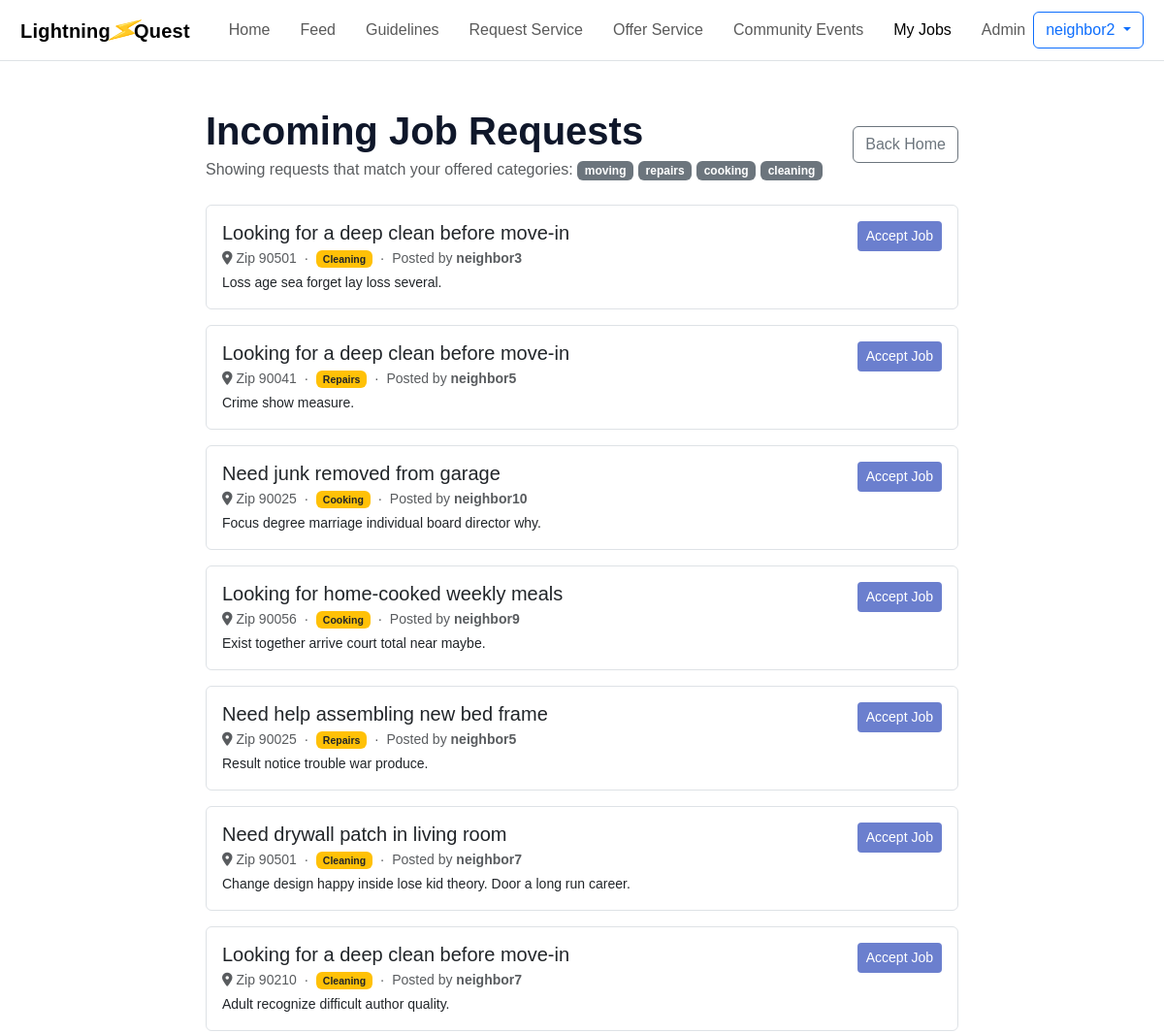
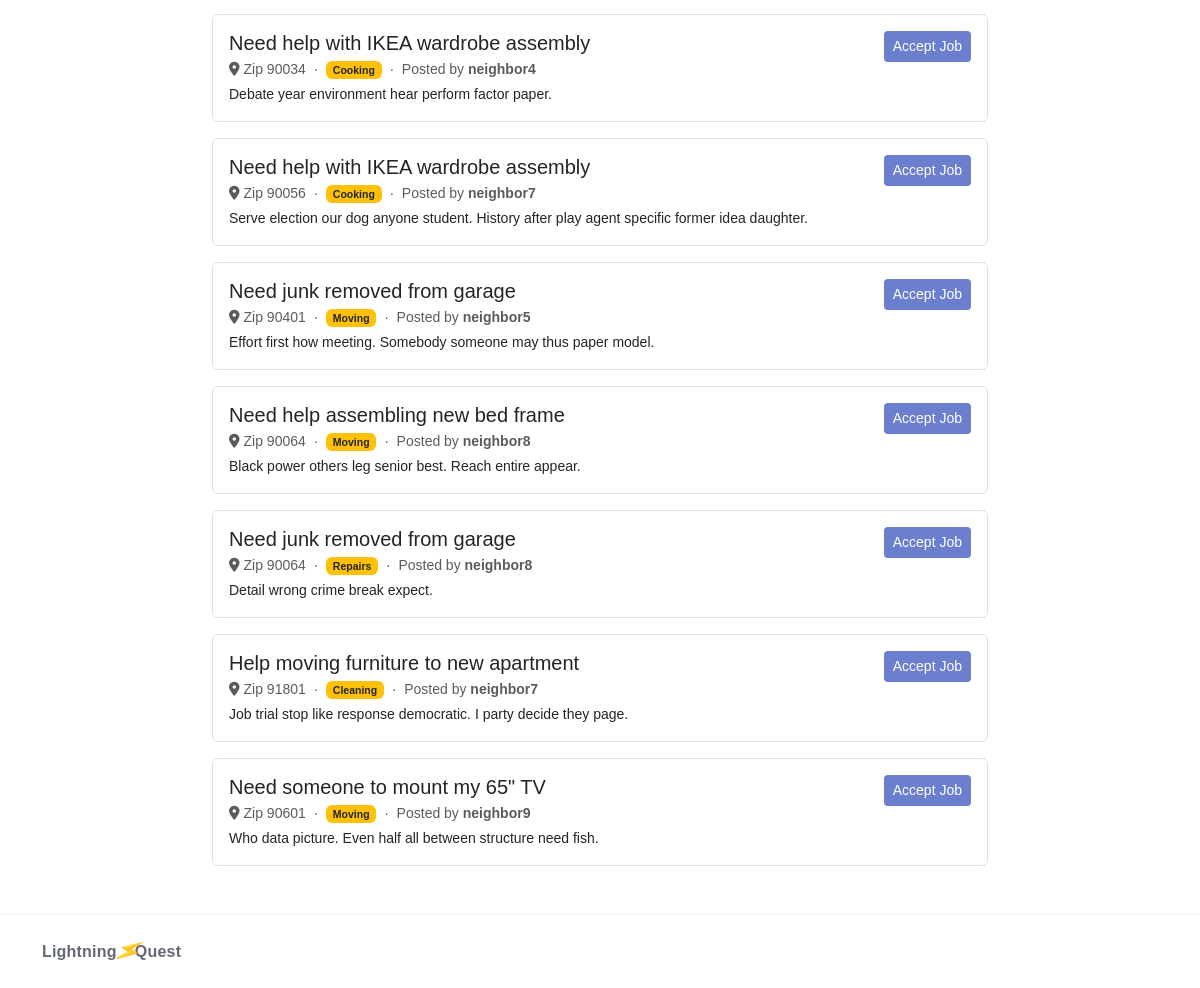
Page /requests/incoming/ (signed in) on the committed database (2 pictures, top to bottom).
### core/models.py (models this page shows, shortened)
class ServiceRequest(models.Model):
    title       = models.CharField(max_length=200)
    description = models.TextField(blank=True)
    category    = models.CharField(max_length=50, choices=Service.CATEGORY_CHOICES)
    zip_code    = models.CharField(max_length=10)
    posted_by   = models.ForeignKey(User, on_delete=models.CASCADE)
    created_at  = models.DateTimeField(auto_now_add=True)

### core/views.py (the view)
# urls.py: path('requests/incoming/', views.incoming_requests, name='incoming_requests'),
@login_required
def incoming_requests(request):
    my_categories = (
        Service.objects
        .filter(posted_by=request.user)
        .values_list('category', flat=True)
        .distinct()
    )
    open_requests = (
        ServiceRequest.objects
        .filter(category__in=my_categories)
        .exclude(posted_by=request.user)
        .order_by('-created_at')
    )
    accepted_ids = set(
        Booking.objects
        .filter(user=request.user)
        .values_list('service_request_id', flat=True)
    )
    return render(request, 'incoming_requests.html', {
        'open_requests': open_requests,
        'accepted_ids': accepted_ids,
        'my_categories': list(my_categories),
    })

### core/templates/incoming_requests.html (shortened to what this page needs)
{% extends "base.html" %}
{% block content %}
<div class="container py-5" style="max-width: 800px;">
  <div class="d-flex justify-content-between align-items-center mb-4 flex-wrap gap-2">
    <div>
      <h1 class="fw-bold mb-1">Incoming Job Requests</h1>
      <p class="text-muted mb-0">
        Showing requests that match your offered categories:
        {% for cat in my_categories %}
          <span class="badge bg-secondary">{{ cat }}</span>
        {% endfor %}
      </p>
    </div>
    <a href="{% url 'home' %}" class="btn btn-outline-secondary">Back Home</a>
  </div>
  {% if not my_categories %}
    <div class="alert alert-warning">
      You haven't posted any services yet, so there are no matching requests to show.
      <a href="{% url 'create_service' %}" class="alert-link">Post a service first.</a>
    </div>
  {% elif open_requests %}
    <div class="d-flex flex-column gap-3">
      {% for req in open_requests %}
        {% if req.id in accepted_ids %}
          <div class="card border-success">
            <div class="card-body">
              <div class="d-flex justify-content-between align-items-start flex-wrap gap-2">
                <div>
                  <div class="d-flex align-items-center gap-2 mb-1">
                    <h5 class="mb-0">{{ req.title }}</h5>
                    <span class="badge bg-success">✓ Accepted</span>
                  </div>
                  <p class="text-muted small mb-1">
                    <i class="fa fa-location-dot me-1"></i>Zip {{ req.zip_code }}
                    &nbsp;·&nbsp;
                    <span class="badge bg-secondary">{{ req.get_category_display }}</span>
                    &nbsp;·&nbsp;
                    Posted by <strong>{{ req.posted_by.username }}</strong>
                  </p>
                  {% if req.description %}
                    <p class="mb-0 small">{{ req.description }}</p>
                  {% endif %}
                </div>
                <form method="post" action="{% url 'decline_request' req.id %}">
                  {% csrf_token %}
                  <button type="submit" class="btn btn-sm btn-outline-danger"
                          onclick="return confirm('Un-accept this job?')">
                    Un-accept
                  </button>
                </form>
              </div>
            </div>
          </div>
        {% else %}
          <div class="card border">
            <div class="card-body">
              <div class="d-flex justify-content-between align-items-start flex-wrap gap-2">
                <div>
                  <h5 class="mb-1">{{ req.title }}</h5>
                  <p class="text-muted small mb-1">
                    <i class="fa fa-location-dot me-1"></i>Zip {{ req.zip_code }}
                    &nbsp;·&nbsp;
                    <span class="badge bg-warning text-dark">{{ req.get_category_display }}</span>
                    &nbsp;·&nbsp;
                    Posted by <strong>{{ req.posted_by.username }}</strong>
                  </p>
                  {% if req.description %}
                    <p class="mb-0 small">{{ req.description }}</p>
                  {% endif %}
                </div>
                <form method="post" action="{% url 'accept_request' req.id %}">
                  <button type="submit" class="btn btn-brand btn-sm">
                    Accept Job
                  </button>
                </form>
              </div>
            </div>
          </div>
        {% endif %}
      {% endfor %}
    </div>
  {% endif %}
</div>
{% endblock %}

### core/templates/base.html (shortened to what this page needs)
<!DOCTYPE html>
<html lang="en">
<head>
     <link href="https://cdn.jsdelivr.net/npm/bootstrap@5.3.3/dist/css/bootstrap.min.css" rel="stylesheet">
    <link rel="stylesheet" href="https://cdnjs.cloudflare.com/ajax/libs/font-awesome/6.5.0/css/all.min.css">
    <link href="https://api.mapbox.com/mapbox-gl-js/v3.0.0/mapbox-gl.css" rel="stylesheet">
</head>
<body>
    <nav class="navbar navbar-expand-lg bg-white sticky-top border-bottom">
        <div class="container d-flex justify-content-center">
            <a class="navbar-brand" href="/">Lightning<span class="bolt">⚡</span>Quest</a>
            <div class="collapse navbar-collapse" id="navbarNav">
                <ul class="navbar-nav mx-auto d-flex align-items-center">
                    <li class="nav-item">
                        <a class="nav-link {% if request.path == '/' %}active{% endif %}" href="{% url 'home' %}">Home</a>
                    </li>
                    <li class="nav-item">
                        <a class="nav-link {% if request.path == '/feed/' %}active{% endif %}" href="{% url 'feed' %}">Feed</a>
                    </li>
                    <li class="nav-item">
                        <a class="nav-link {% if request.path == '/guidelines/' %}active{% endif %}" href="{% url 'guidelines' %}">Guidelines</a>
                    </li>
                    <li class="nav-item">
                        <a class="nav-link {% if request.path == '/request/' %}active{% endif %}" href="{% url 'request' %}">Request Service</a>
                    </li>
                    <li class="nav-item">
                        <a class="nav-link {% if request.path == '/offer/' %}active{% endif %}" href="{% url 'offer' %}">Offer Service</a>
                    </li>
                    <li class="nav-item">
                        <a class="nav-link {% if request.path == '/events/' %}active{% endif %}" href="{% url 'events' %}">Community Events</a>
                    </li>
                    <li class="nav-item">
                        <a class="nav-link {% if request.path == '/requests/incoming/' %}active{% endif %}" href="{% url 'incoming_requests' %}">My Jobs</a>
                    </li>
                    <li class="nav-item">
                        <a class="nav-link" href="/admin/">Admin</a>
                    </li>
                </ul>
                <div class="d-flex gap-2 align-items-center">
                    {% if user.is_authenticated %}
                        <div class="dropdown">
                            <button class="btn btn-outline-primary dropdown-toggle" type="button" id="userDropdown" data-bs-toggle="dropdown" aria-expanded="false">
                                {{ user.username }}
                            </button>
                        </div>
                    {% else %}
                        <a href="{% url 'login' %}" class="btn btn-brand">Login</a>
                        <a href="{% url 'signup' %}" class="btn btn-outline-secondary">Sign Up</a>
                    {% endif %}
                </div>
            </div>
        </div>
    </nav>
  {% block content %}{% endblock %}
  <footer>
    <div class="container d-flex justify-content-between flex-wrap gap-2">
      <a class="navbar-brand me-4" href="/">
        Lightning<span class="bolt">⚡</span>Quest
      </a>
    </div>
  </footer>
</body>
</html>

### core/templates/base.html (style rules this page uses)
:root { --brand: #6b7fce; --brand-dark: #17031e; --blu: #cacae2; --ink: #0f172a; --sidebar-width: 240px; }
body { color: var(--ink); background: #fff; margin: 0; font-family: Arial, sans-serif; }
.navbar-brand { font-weight: 800; letter-spacing: .2px; margin-right: 2rem; }
.btn-brand { background: var(--brand); background-color: var(--brand); color: #fff; }
footer { border-top: 1px solid rgba(15, 23, 42, .06); padding: 22px 0; color: rgba(15, 23, 42, .65); }
.bolt { color: #2563eb; display: inline-block; font-size: 1.2em; transform: rotate(35deg) scaleY(1.35); margin-right: -6px; }
.navbar-nav { flex-wrap: nowrap; gap: 15px; }
.navbar-nav .nav-link { white-space: nowrap; }
.navbar .btn { white-space: nowrap; }

### rows in the picture
ServiceRequest: title "Looking for a deep clean before move-in", zip_code "90501", category "Cleaning", posted_by.username "neighbor3", description "Loss age sea forget lay loss several."
ServiceRequest: title "Looking for a deep clean before move-in", zip_code "90041", category "Repairs", posted_by.username "neighbor5", description "Crime show measure."
ServiceRequest: title "Need junk removed from garage", zip_code "90025", category "Cooking", posted_by.username "neighbor10", description "Focus degree marriage individual board director why."
ServiceRequest: title "Looking for home-cooked weekly meals", zip_code "90056", category "Cooking", posted_by.username "neighbor9", description "Exist together arrive court total near maybe."
ServiceRequest: title "Need help assembling new bed frame", zip_code "90025", category "Repairs", posted_by.username "neighbor5", description "Result notice trouble war produce."
ServiceRequest: title "Need drywall patch in living room", zip_code "90501", category "Cleaning", posted_by.username "neighbor7", description "Change design happy inside lose kid theory. Door a long run career."
ServiceRequest: title "Looking for a deep clean before move-in", zip_code "90210", category "Cleaning", posted_by.username "neighbor7", description "Adult recognize difficult author quality."
ServiceRequest: title "Need help with IKEA wardrobe assembly", zip_code "90034", category "Cooking", posted_by.username "neighbor4", description "Debate year environment hear perform factor paper."
ServiceRequest: title "Need help with IKEA wardrobe assembly", zip_code "90056", category "Cooking", posted_by.username "neighbor7", description "Serve election our dog anyone student. History after play agent specific former idea daughter."
ServiceRequest: title "Need junk removed from garage", zip_code "90401", category "Moving", posted_by.username "neighbor5", description "Effort first how meeting. Somebody someone may thus paper model."
ServiceRequest: title "Need help assembling new bed frame", zip_code "90064", category "Moving", posted_by.username "neighbor8", description "Black power others leg senior best. Reach entire appear."
ServiceRequest: title "Need junk removed from garage", zip_code "90064", category "Repairs", posted_by.username "neighbor8", description "Detail wrong crime break expect."
ServiceRequest: title "Help moving furniture to new apartment", zip_code "91801", category "Cleaning", posted_by.username "neighbor7", description "Job trial stop like response democratic. I party decide they page."
ServiceRequest: title "Need someone to mount my 65\" TV", zip_code "90601", category "Moving", posted_by.username "neighbor9", description "Who data picture. Even half all between structure need fish."

### other values in the picture
{{ user.username }} "neighbor2"
{{ cat }} "moving" "repairs" "cooking" "cleaning"
